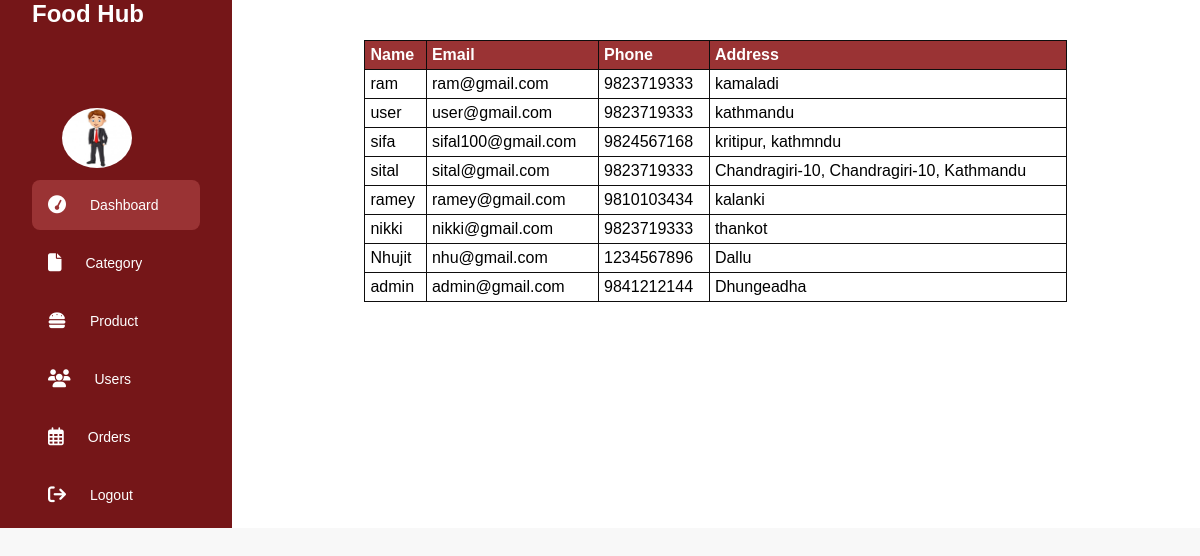
Screenshot of /admin/user.php (signed in) with the database file from the repository.
### tables this page shows
CREATE TABLE `users` (
  `id` int(10) UNSIGNED NOT NULL,
  `name` varchar(255) NOT NULL,
  `email` varchar(255) NOT NULL,
  `password` varchar(255) NOT NULL,
  `address` varchar(255) DEFAULT NULL,
  `phone` varchar(255) DEFAULT NULL,
  `role_id` int(4) UNSIGNED NOT NULL DEFAULT 2
);

### admin/user.php (the view, shortened to what this page needs)
<?php
include('../connection.php');
$sql = "SELECT * FROM users";
$result = mysqli_query($conn, $sql);
include 'layouts/header.php';
?>
<body>
    <div class="container">
        <table class="table">
            <thead>
                <tr>
                    <th>Name</th>
                    <th>Email</th>
                    <th>Phone</th>
                    <th>Address</th>
                </tr>
            </thead>
            <tbody>
                <?php
                while ($row = mysqli_fetch_assoc($result)) {
                    echo "<tr>";
                    echo "<td>" . $row['name'] . "</td>";
                    echo "<td>" . $row['email'] . "</td>";
                    echo "<td>" . $row['phone'] . "</td>";
                    echo "<td>" . $row['address'] . "</td>";
                    echo "</tr>";
                }
                ?>
            </tbody>
        </table>
    </div>
</body>
</html>

### admin/style1.css (style rules this page uses)
* { margin: 0; padding: 0; border: none; outline: none; box-sizing: border-box; font-family: "Poppins",sans-serif; }
body { display: flex; }
.table { width: 100%; border-collapse: collapse; }
.table th,.table td { border: 1px solid #0e0d0d; padding: 5px; text-align: left; }
.table th { background-color:#9a3334; color: #fff; }
.table tbody tr { background-color:#fff; }
body { font-family: Arial, sans-serif; background-color: #f8f8f8; margin: 0; padding: 0; }
.container { max-width: 1000px; margin: 0 auto; padding: 20px; }
body { font-family: Arial, sans-serif; margin: 0; padding: 0; }
.container { width: 80%; margin: 0 auto; padding: 20px; }

### rows the page displays
users: name "ram", email "ram@gmail.com", phone "9823719333", address "kamaladi"
users: name "user", email "user@gmail.com", phone "9823719333", address "kathmandu"
users: name "sifa", email "sifal100@gmail.com", phone "9824567168", address "kritipur, kathmndu"
users: name "sital", email "sital@gmail.com", phone "9823719333", address "Chandragiri-10, Chandragiri-10, Kathmandu"
users: name "ramey", email "ramey@gmail.com", phone "9810103434", address "kalanki"
users: name "nikki", email "nikki@gmail.com", phone "9823719333", address "thankot"
users: name "Nhujit", email "nhu@gmail.com", phone "1234567896", address "Dallu"
users: name "admin", email "admin@gmail.com", phone "9841212144", address "Dhungeadha"
